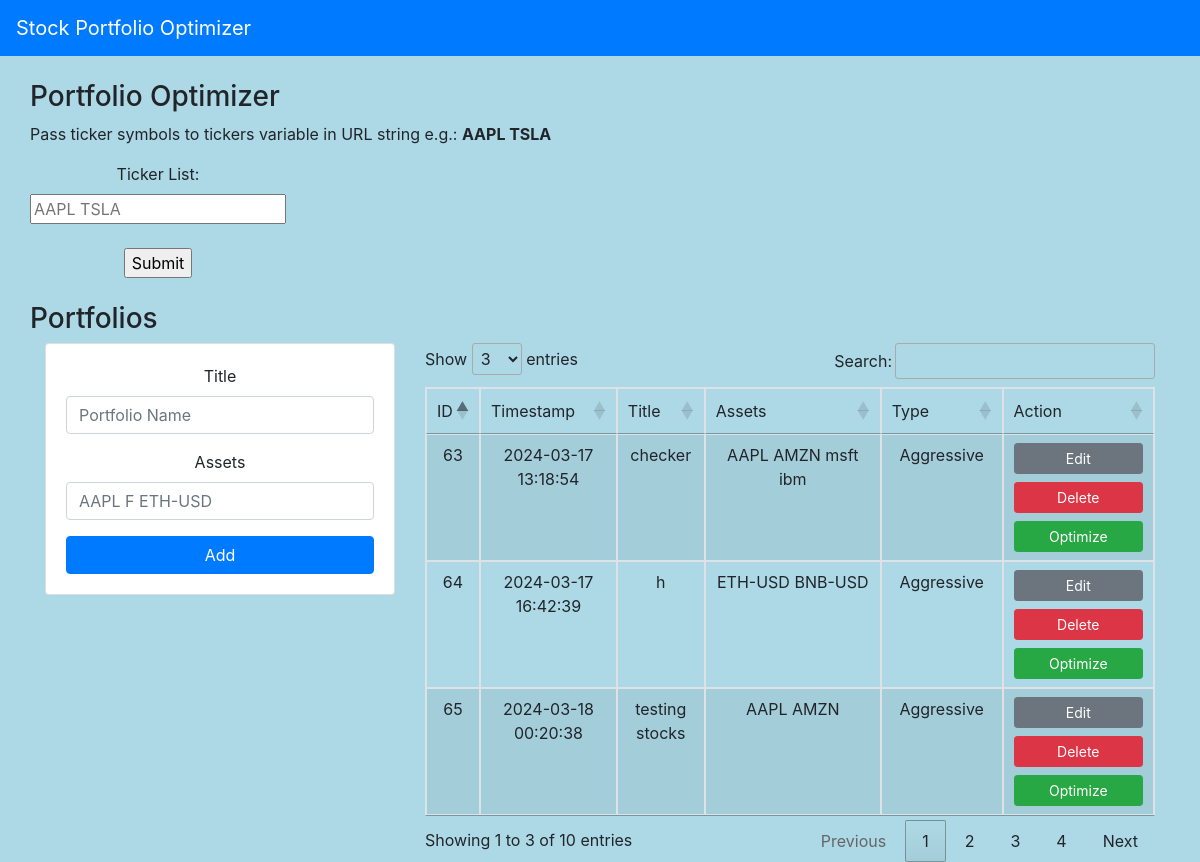
The page / on the database its author committed.
### tables this page shows
CREATE TABLE portfolios (
    id INTEGER PRIMARY KEY AUTOINCREMENT,
    created TIMESTAMP NOT NULL DEFAULT CURRENT_TIMESTAMP,
    title TEXT NOT NULL,
    assets TEXT NOT NULL,
    portfolio_type TEXT NOT NULL
);

### rest_app.py (the view)
@app.route("/")
def index():
    conn = sqlite3.connect('./datadb/database.db')
    conn.row_factory = sqlite3.Row
    cur = conn.cursor()
    data = cur.execute('SELECT * FROM portfolios')
    portfolios = list()
    for portfolio in data:
        print(dict(portfolio))
        portfolios.append(dict(portfolio))
    conn.commit()
    return render_template("index.html", portfolios=portfolios)

### templates/index.html (shortened to what this page needs)
{% extends "layout.html" %}
{% block body %}
    <div class="row">
        <h3>
            Portfolio Optimizer
        </h3>
    </div>
    <div class="row">
        <p>
            Pass ticker symbols to tickers variable in URL string e.g.:
            <strong>
                AAPL TSLA
            </strong>
        </p>
    </div>
    <div class="row">
        <form action="/portfolio_optimizer">
            <label for="tickers">Ticker List:</label>
            <br>
            <input type="text" placeholder="AAPL TSLA" name="tickers" id="tickers">
            <br><br>
            <input type="submit" value="Submit">
        </form>
    </div>
    <br>
    <div class="row">
        <h3>
            Portfolios
        </h3>
    </div>
    <div class="row">
        <div class="col-md-4">
            <div class="card card-body">
                <form action="{{ url_for ('add_portfolio') }}">
                    <div class="form-group">
                        <label for="title">Title</label>
                        <input type="text" class="form-control" name="title" placeholder="Portfolio Name" required>
                    </div>
                    <div class="form-group">
                        <label for="assets">Assets</label>
                        <input type="text" class="form-control" name="assets" placeholder="AAPL F ETH-USD" required>
                    </div>
                    <button class="btn btn-primary btn-block">
                        Add
                    </button>
                </form>
            </div>
        </div>
        <div class="col-md-8">
            <table
                class="table table-striped table-bordered"
                style="width: 100%;"
                id="myTable"
            >
                <thead>
                    <tr>
                        <td>ID</td>
                        <td>Timestamp</td>
                        <td>Title</td>
                        <td>Assets</td>
                        <td>Type</td>
                        <td>Action</td>
                    </tr>
                </thead>
                {% for portfolio in portfolios %}
                <tr>
                    <td>{{ portfolio.id }}</td>
                    <td>{{ portfolio.created }}</td>
                    <td>{{ portfolio.title }}</td>
                    <td>{{ portfolio.assets }}</td>
                    <td>{{ portfolio.portfolio_type }}</td>
                    <td width="130">
                        <a href="/edit_portfolio/{{ portfolio.id }}"
                        class="btn btn-secondary btn-sm btn-block">
                            Edit
                        </a>
                        <a href="/delete_portfolio/{{ portfolio.id }}"
                        class="btn btn-danger btn-delete btn-sm btn-block">
                            Delete
                        </a>
                        <a href="/portfolio_optimizer/{{ portfolio.assets }}"
                        class="btn btn-success btn-sm btn-block">Optimize</a>
                    </td>
                </tr>
                {% endfor %}
            </table>
        </div>
    </div>
{% endblock %}

### templates/layout.html (shortened to what this page needs)
<!DOCTYPE html>
<html lang="en">
<head>
    <link rel="stylesheet" href="https://cdn.jsdelivr.net/npm/bootstrap@4.0.0/dist/css/bootstrap.min.css">
    <link rel="stylesheet" href="https://cdn.datatables.net/1.12.1/css/jquery.dataTables.min.css">
    <link rel="stylesheet" href="../static/css/index.css">
</head>
<body>
    <nav class="navbar navbar-dark bg-primary">
        <a class="navbar-brand" href="/">
            Stock Portfolio Optimizer
        </a>
    </nav>
    <div class="container pt-4">
        {% block body %}
        {% endblock %}
    </div>
</body>
</html>

### static/css/index.css (style rules this page uses)
body { background-color: lightblue; text-align: center; }

### rows shown on the page
portfolios: id "63", created "2024-03-17 13:18:54", title "checker", assets "AAPL AMZN msft ibm", portfolio_type "Aggressive"
portfolios: id "64", created "2024-03-17 16:42:39", title "h", assets "ETH-USD BNB-USD", portfolio_type "Aggressive"
portfolios: id "65", created "2024-03-18 00:20:38", title "testing stocks", assets "AAPL AMZN", portfolio_type "Aggressive"
